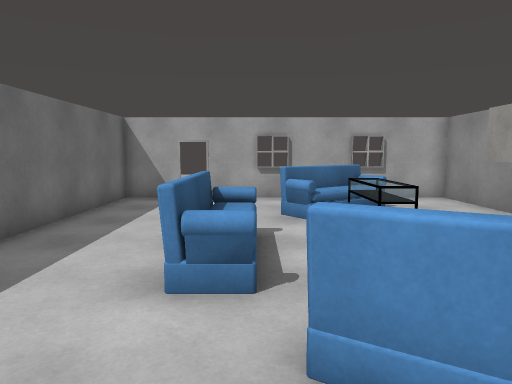
view 1 (above)

12 first-person views from a walk through a scene from a Unity 3-D project. The camera is 1.5 m above the floor, tilts 6° down and sees 70° across. Doors are open. The floor is counted in squares, 1 m on a side. Each view is taken from the middle of a square. On the plan, view 1 faces up. The plan holds only what a view shows up to about 16 squares ahead; the rest is blank. The place goes on beyond the plan. The player character is not drawn. Surface patterns are stand-ins for the level's own textures.

view 2
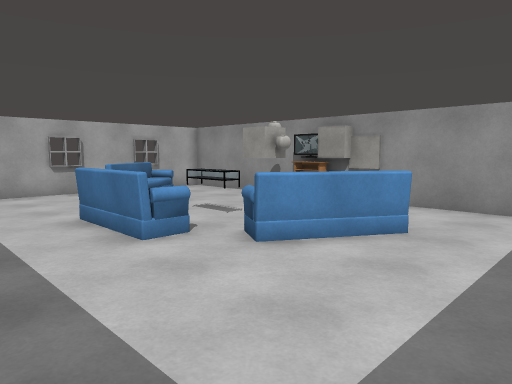

view 3
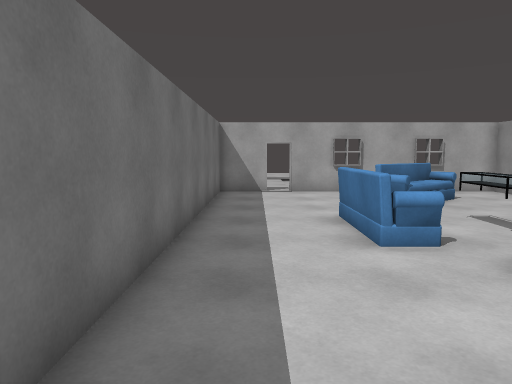

view 4
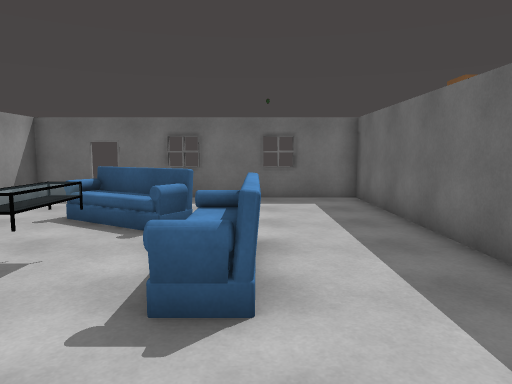

view 5
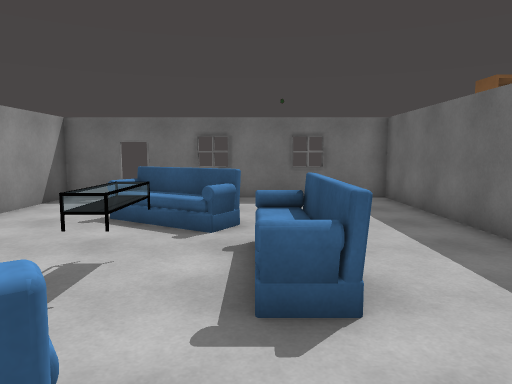

view 6
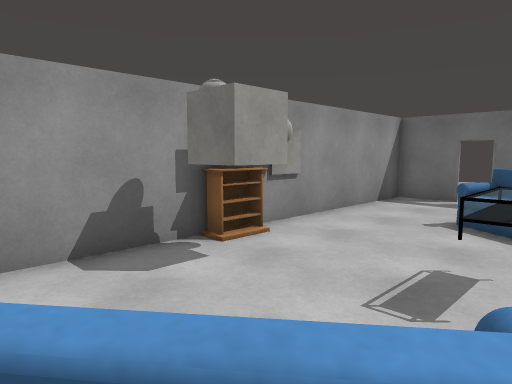

view 7
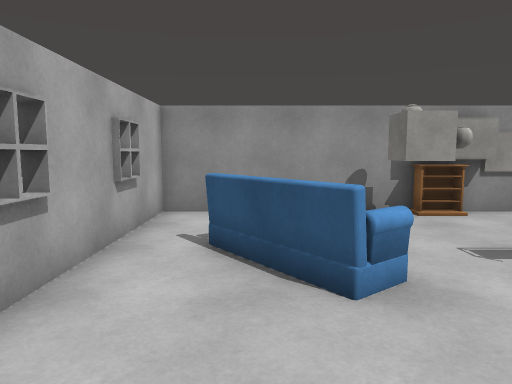

view 8
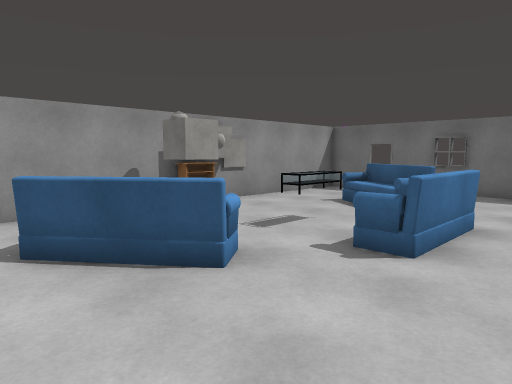

view 9
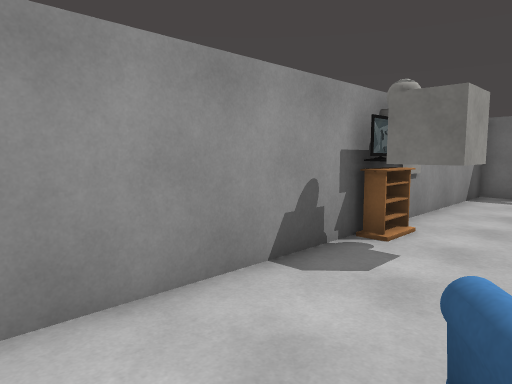

view 10
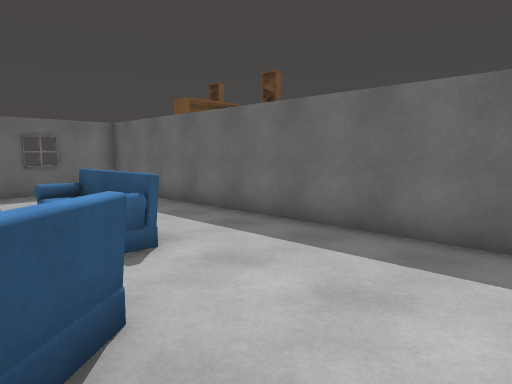

view 11
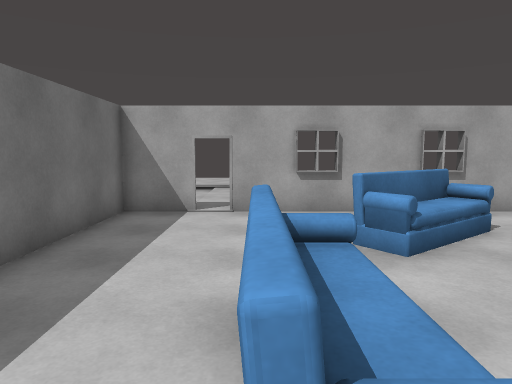

view 12
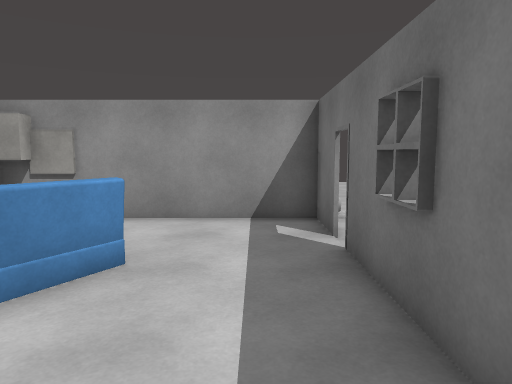

### Floor plan
Points are (right, up) in squares from view 1. A wall is a line through its corners. A room is listed if a view was taken in it or the views show most of it. See-through windows are left out.
Room 1 (views 1, 2, 3, 4, 5, 6, 7, 8, 9, 10, 11, 12)
walls: (6.4, 5.4) (6.4, 12.4) (-1.7, 12.4); (-2.5, 12.4) (-4.4, 12.4) (-4.4, -2.4) (3.8, -2.4); (4.5, -2.4) (6.4, -2.4) (6.4, 3.6)
ways out: open door at (-2, 12.5); open door at (4, -2.5)
objects: sofa (-1, 4) to (0, 7); sofa (1, 1) to (3, 3); sofa (1, 8) to (3, 11); table (2, 5) to (2, 6); other object (5, 6) to (5, 7); cube (6, 4) to (7, 4); TV (6, 5) to (6, 6); cube (7, 5)

Positions as (right, up) in squares from view 1, and headings:
1: (0, 0), facing up
2: (-4, -2), facing up-right
3: (-3, -2), facing up
4: (-1, 10), facing down
5: (0, 10), facing down
6: (1, 10), facing down-right
7: (-3, 10), facing right
8: (-3, 12), facing down-right
9: (3, 12), facing down-right
10: (2, 12), facing down-left
11: (-1, 3), facing up
12: (-2, -1), facing right
